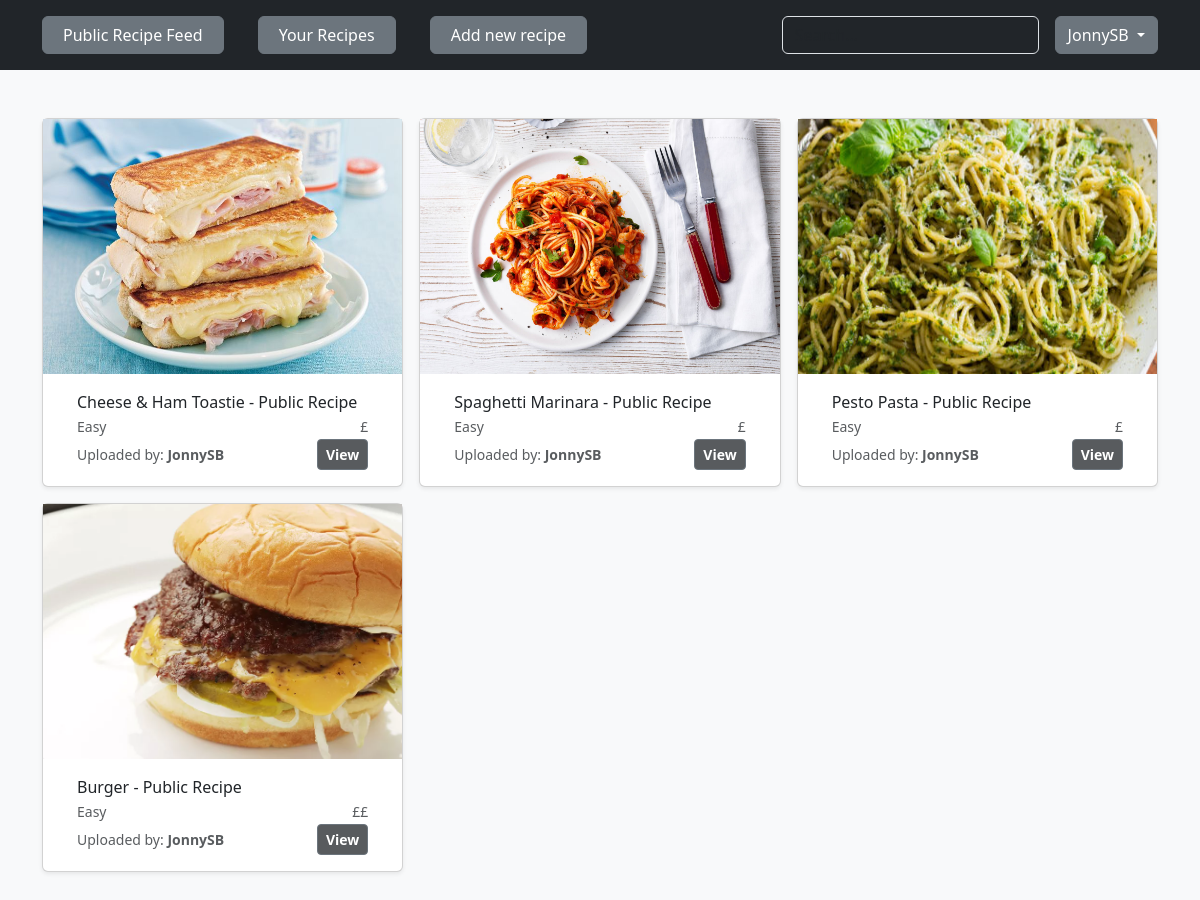
Page /recipes/private_feed/ (signed in) on the earlier database version.
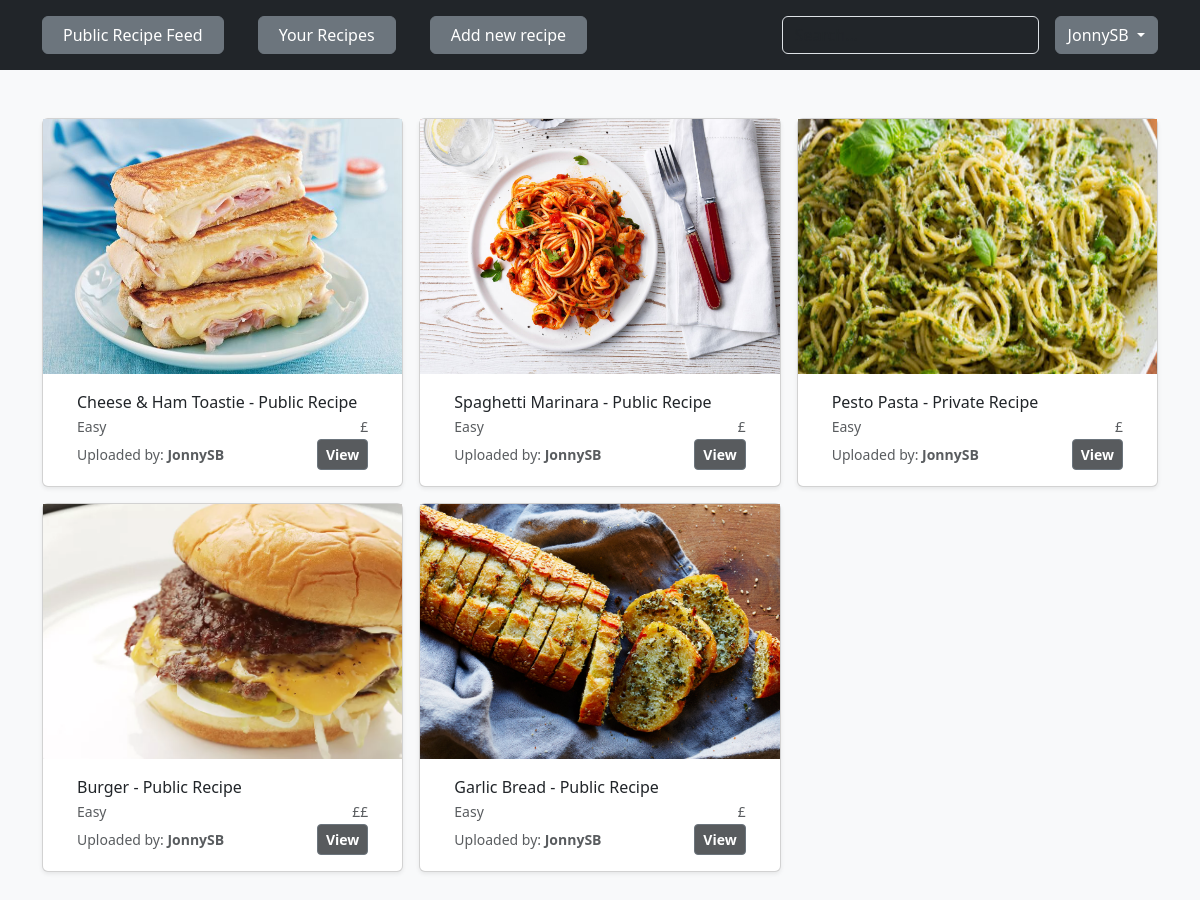
Same page on the later database version.
### recipes/models.py (models this page shows, shortened)
class Recipe(models.Model):
    recipe_name = models.CharField(max_length=200)
    recipe_image = models.ImageField(upload_to=recipe_image_file_path)
    MEAL_TIME_CHOICES = [
        ('b', 'Breakfast'),
        ('l', 'Lunch'),
        ('d', 'Dinner'),
        ('s', 'Snack'),
    ]
    meal_time = models.CharField(
        max_length=1, choices=MEAL_TIME_CHOICES, default='b')
    ingredients = models.ManyToManyField('Ingredient')
    COST_CHOICES = [
        ('1', '£'),
        ('2', '££'),
        ('3', '£££'),
        ('4', '££££'),
    ]
    cost = models.CharField(max_length=1, choices=COST_CHOICES, default='1')
    instructions = models.TextField(max_length=800)
    DIFFICULTY_CHOICES = [
        ('e', 'Easy'),
        ('m', 'Medium'),
        ('d', 'Difficult'),
        ('p', 'Pro'),
    ]
    difficulty_level = models.CharField(max_length=1,
                                        choices=DIFFICULTY_CHOICES,
                                        default='e')
    tags = models.ManyToManyField('Tag')
    recipe_author = models.ForeignKey(User, on_delete=models.CASCADE)
    uploaded_date = models.DateField(auto_now_add=True)
    VISIBILITY_CHOICES = [
        ('pu', 'Public'),
        ('pr', 'Private'),
    ]
    visibility = models.CharField(
        max_length=2, choices=VISIBILITY_CHOICES, default='pu')

### recipes/views.py (the view)
# urls.py: path('private_feed/', views.private_feed, name='private_feed'),
@login_required
def private_feed(request):
    users_recipes = Recipe.objects.filter(recipe_author__exact=request.user)
    context = {'recipes': users_recipes}
    return render(request, 'recipes/private_feed.html', context)

### recipes/templates/recipes/private_feed.html (shortened to what this page needs)
{% extends 'base.html' %} {% block content %}
<div class="album py-5 bg-body-tertiary">
  <div class="container">
    <div class="row row-cols-1 row-cols-sm-2 row-cols-md-3 g-3">
      {% for recipe in recipes %}
      <div class="col">
        <div class="card shadow-sm">
          <img
            src="{{recipe.recipe_image.url}}"
            width="100%"
            height="255"
            object-fit="cover"
          />
          <div class="card-body increase_card_text_padding">
            <p class="card-text reduce_bottom_margin">
              {{recipe.recipe_name}} - {{recipe.get_visibility_display}} Recipe
            </p>
            <div
              class="d-flex justify-content-between align-items-center"
              style="font-size: 14px"
            >
              <p class="text-body-secondary reduce_bottom_margin">
                {{recipe.get_difficulty_level_display}}
              </p>
              <p class="text-body-secondary reduce_bottom_margin">
                {{recipe.get_cost_display}}
              </p>
            </div>
            <div class="d-flex justify-content-between align-items-center">
              <small class="text-body-secondary"
                >Uploaded by:
                <span class="recipe-card-author"
                  >{{recipe.recipe_author}}</span
                ></small
              >
              <div class="btn-group">
                <button
                  type="button"
                  class="btn btn-sm btn-outline-secondary view-recipe-btn"
                >
                  <a
                    href="{% url 'recipe_detail' recipe.pk %}"
                    class="view-recipe-text"
                  >
                    View
                  </a>
                </button>
              </div>
            </div>
          </div>
        </div>
      </div>
      {% endfor %}
    </div>
  </div>
</div>
{% endblock %}

Differences in the rows shown:
changed Recipe "Pesto Pasta": visibility "Public" → "Private"
added Recipe: recipe_image (picture), recipe_name "Garlic Bread", visibility "Public", difficulty_level "Easy", cost "£", recipe_author "JonnySB"
